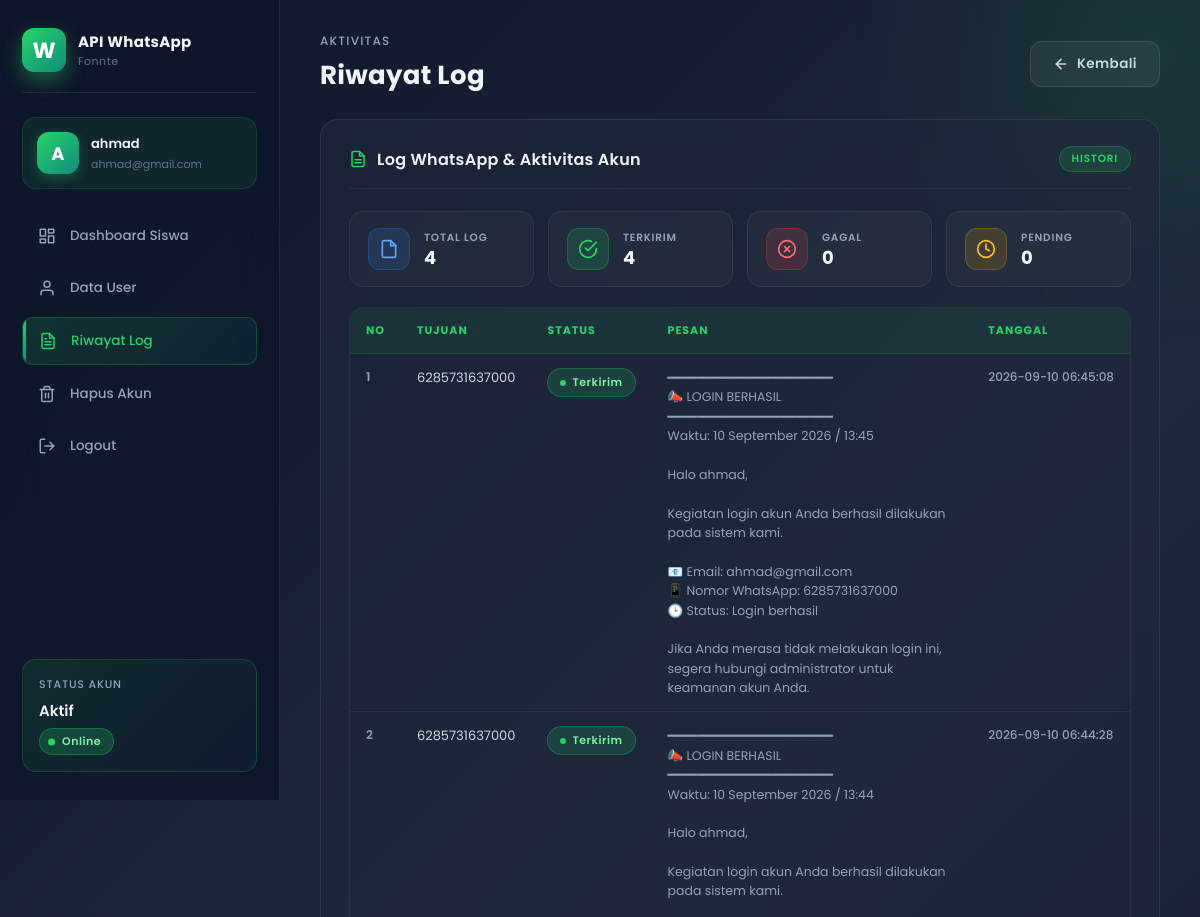
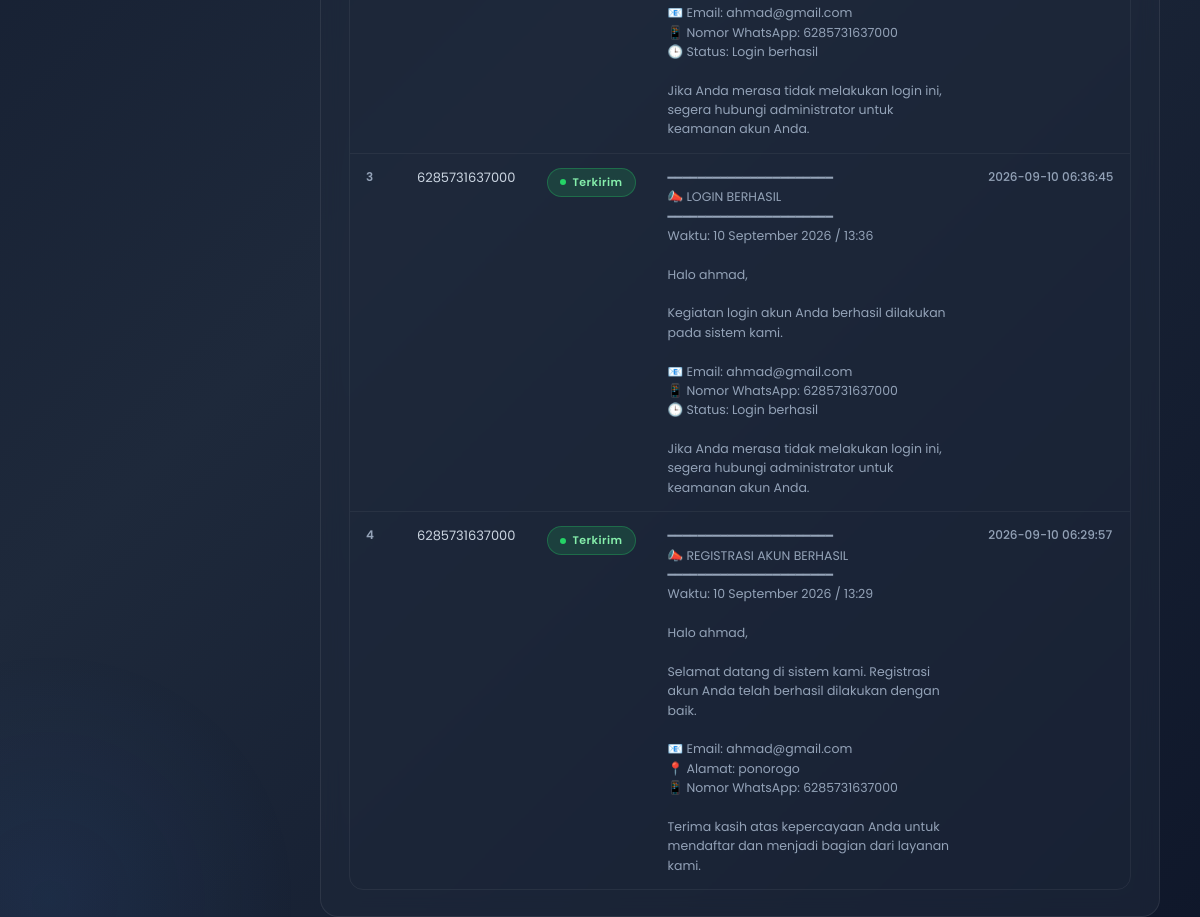
/fonnte3/user-log.php (signed in), run on the app's committed database (2 pictures, top to bottom).
### tables this page shows
CREATE TABLE `users` (
  `id` int(11) NOT NULL,
  `nama` varchar(100) NOT NULL,
  `email` varchar(150) NOT NULL,
  `no_hp` varchar(20) NOT NULL,
  `alamat` text NOT NULL,
  `password` varchar(255) NOT NULL,
  `created_at` timestamp NOT NULL DEFAULT current_timestamp()
);

CREATE TABLE `log_whatsapp` (
  `id` int(11) NOT NULL,
  `user_id` int(11) DEFAULT NULL,
  `no_tujuan` varchar(20) NOT NULL,
  `pesan` text NOT NULL,
  `status` enum('success','failed','pending') NOT NULL DEFAULT 'pending',
  `response` text DEFAULT NULL,
  `created_at` timestamp NOT NULL DEFAULT current_timestamp()
);

### fonnte3/user-log.php (the view, shortened to what this page needs)
<?php
require_once __DIR__ . '/config/database.php';
$stmt = $pdo->prepare('SELECT id, nama, email, no_hp, alamat, created_at FROM users WHERE id = :id');
$stmt->execute(['id' => $_SESSION['user_id']]);
$user = $stmt->fetch();
$logStmt = $pdo->prepare(
    'SELECT id, no_tujuan, pesan, status, response, created_at FROM log_whatsapp WHERE user_id = :user_id ORDER BY created_at DESC'
);
$logStmt->execute(['user_id' => $user['id']]);
$logs = $logStmt->fetchAll();
?>
<!DOCTYPE html>
<html lang="id">
<head>
</head>
<body class="user-body">
<div class="user-shell">
  <aside class="sidebar">
    <div class="brand-wrap">
      <div class="brand-mark">W</div>
      <div>
        <div class="brand-title">API WhatsApp</div>
        <div class="brand-subtitle">Fonnte</div>
      </div>
    </div>
    <div class="profile-mini">
      <div class="avatar"><?= strtoupper(substr($user['nama'], 0, 1)) ?></div>
      <div>
        <strong><?= htmlspecialchars($user['nama']) ?></strong>
        <small><?= htmlspecialchars($user['email']) ?></small>
      </div>
    </div>
    <nav class="sidebar-nav">
      <a href="user-dashboard.php">
        <span>
          <svg viewBox="0 0 24 24" fill="none" stroke="currentColor" stroke-width="2" stroke-linecap="round" stroke-linejoin="round">
            <rect x="3" y="3" width="7" height="9"></rect>
            <rect x="14" y="3" width="7" height="5"></rect>
            <rect x="14" y="12" width="7" height="9"></rect>
            <rect x="3" y="16" width="7" height="5"></rect>
          </svg>
        </span>
        Dashboard Siswa
      </a>
      <a href="user-data.php">
        <span>
          <svg viewBox="0 0 24 24" fill="none" stroke="currentColor" stroke-width="2" stroke-linecap="round" stroke-linejoin="round">
            <path d="M20 21v-2a4 4 0 0 0-4-4H8a4 4 0 0 0-4 4v2"></path>
            <circle cx="12" cy="7" r="4"></circle>
          </svg>
        </span>
        Data User
      </a>
      <a href="user-log.php" class="active">
        <span>
        </span>
        Riwayat Log
      </a>
      <a href="user-delete-account.php">
        <span>
        </span>
        Hapus Akun
      </a>
      <a href="user-logout.php">
        <span>
          <svg viewBox="0 0 24 24" fill="none" stroke="currentColor" stroke-width="2" stroke-linecap="round" stroke-linejoin="round">
            <path d="M9 21H5a2 2 0 0 1-2-2V5a2 2 0 0 1 2-2h4"></path>
            <polyline points="16 17 21 12 16 7"></polyline>
            <line x1="21" y1="12" x2="9" y2="12"></line>
          </svg>
        </span>
        Logout
      </a>
    </nav>
    <div class="sidebar-card">
      <small>Status Akun</small>
      <strong>Aktif</strong>
      <span class="status-pill success">Online</span>
    </div>
  </aside>
  <main class="user-main">
    <header class="topbar">
      <div>
        <p class="eyebrow">Aktivitas</p>
        <h1>Riwayat Log</h1>
      </div>
      <a href="user-dashboard.php" class="modern-btn secondary">
        <svg viewBox="0 0 24 24" fill="none" stroke="currentColor" stroke-linecap="round" stroke-linejoin="round">
          <line x1="19" y1="12" x2="5" y2="12"></line>
          <polyline points="12 19 5 12 12 5"></polyline>
        </svg>
        Kembali
      </a>
    </header>
    <section class="panel">
      <div class="panel-header">
        <h3>
          Log WhatsApp & Aktivitas Akun
        </h3>
        <span class="mini-tag">Histori</span>
      </div>
      <?php if (empty($logs)): ?>
        <div class="alert success">
          <svg viewBox="0 0 24 24" fill="none" stroke="currentColor" stroke-width="2" stroke-linecap="round" stroke-linejoin="round">
            <circle cx="12" cy="12" r="10"></circle>
            <line x1="12" y1="16" x2="12" y2="12"></line>
            <line x1="12" y1="8" x2="12.01" y2="8"></line>
          </svg>
          <strong>Belum ada log aktivitas yang tercatat.</strong>
        </div>
      <?php else: ?>
        <?php
          $totalLog = count($logs);
          $totalSuccess = 0;
          $totalFailed = 0;
          $totalPending = 0;
          foreach ($logs as $l) {
            $s = strtolower($l['status'] ?? 'pending');
            if ($s === 'success') $totalSuccess++;
            elseif ($s === 'failed') $totalFailed++;
            else $totalPending++;
          }
        ?>
        <div class="log-summary">
          <div class="log-stat">
            <div class="log-stat-icon blue">
              <svg viewBox="0 0 24 24" fill="none" stroke="currentColor" stroke-linecap="round" stroke-linejoin="round">
                <path d="M14 2H6a2 2 0 0 0-2 2v16a2 2 0 0 0 2 2h12a2 2 0 0 0 2-2V8z"></path>
                <polyline points="14 2 14 8 20 8"></polyline>
              </svg>
            </div>
            <div class="log-stat-info">
              <small>Total Log</small>
              <strong><?= $totalLog ?></strong>
            </div>
          </div>
          <div class="log-stat">
            <div class="log-stat-icon green">
              <svg viewBox="0 0 24 24" fill="none" stroke="currentColor" stroke-linecap="round" stroke-linejoin="round">
                <path d="M22 11.08V12a10 10 0 1 1-5.93-9.14"></path>
                <polyline points="22 4 12 14.01 9 11.01"></polyline>
              </svg>
            </div>
            <div class="log-stat-info">
              <small>Terkirim</small>
              <strong><?= $totalSuccess ?></strong>
            </div>
          </div>
          <div class="log-stat">
            <div class="log-stat-icon red">
              <svg viewBox="0 0 24 24" fill="none" stroke="currentColor" stroke-linecap="round" stroke-linejoin="round">
                <circle cx="12" cy="12" r="10"></circle>
                <line x1="15" y1="9" x2="9" y2="15"></line>
                <line x1="9" y1="9" x2="15" y2="15"></line>
              </svg>
            </div>
            <div class="log-stat-info">
              <small>Gagal</small>
              <strong><?= $totalFailed ?></strong>
            </div>
          </div>
          <div class="log-stat">
            <div class="log-stat-icon orange">
              <svg viewBox="0 0 24 24" fill="none" stroke="currentColor" stroke-linecap="round" stroke-linejoin="round">
                <circle cx="12" cy="12" r="10"></circle>
                <polyline points="12 6 12 12 16 14"></polyline>
              </svg>
            </div>
            <div class="log-stat-info">
              <small>Pending</small>
              <strong><?= $totalPending ?></strong>
            </div>
          </div>
        </div>
        <div class="table-wrap">
          <table class="data-table">
            <thead>
              <tr>
                <th>No</th>
                <th>Tujuan</th>
                <th>Status</th>
                <th>Pesan</th>
                <th>Tanggal</th>
              </tr>
            </thead>
            <tbody>
              <?php foreach ($logs as $index => $log): ?>
                <tr>
                  <td><?= $index + 1 ?></td>
                  <td><?= htmlspecialchars($log['no_tujuan']) ?></td>
                  <td>
                    <?php
                      $status = strtolower($log['status'] ?? 'pending');
                      $label = $status === 'success' ? 'Terkirim' : ($status === 'failed' ? 'Gagal' : 'Pending');
                      $class = $status === 'success' ? 'success' : ($status === 'failed' ? 'failed' : 'pending');
                    ?>
                    <span class="badge <?= $class ?>"><?= $label ?></span>
                  </td>
                  <td class="msg-cell"><?= nl2br(htmlspecialchars($log['pesan'])) ?></td>
                  <td class="date-cell"><?= htmlspecialchars($log['created_at']) ?></td>
                </tr>
              <?php endforeach; ?>
            </tbody>
          </table>
        </div>
      <?php endif; ?>
    </section>
  </main>
</div>
</body>
</html>

### data on the page
users: nama "A", nama "ahmad", email "ahmad@gmail.com"
log_whatsapp: no_tujuan "6285731637000", status "Terkirim", pesan "━━━━━━━━━━━━━━━━━━━━━━ 📣 LOGIN BERHASIL ━━━━━━━━━━━━━━━━━━━━━━ Waktu: 10 September 2026 / 13:45 Halo ahmad, Kegiatan login akun Anda berhasil dilakukan pada sistem kami. 📧 Email: ahmad@gmail.com 📱 Nomor WhatsApp: 6285731637000 🕒 Status: Login berhasil Jika Anda merasa tidak melakukan login ini, segera hubungi administrator untuk keamanan akun Anda.", created_at "2026-09-10 06:45:08"
log_whatsapp: no_tujuan "6285731637000", status "Terkirim", pesan "━━━━━━━━━━━━━━━━━━━━━━ 📣 LOGIN BERHASIL ━━━━━━━━━━━━━━━━━━━━━━ Waktu: 10 September 2026 / 13:44 Halo ahmad, Kegiatan login akun Anda berhasil dilakukan pada sistem kami. 📧 Email: ahmad@gmail.com 📱 Nomor WhatsApp: 6285731637000 🕒 Status: Login berhasil Jika Anda merasa tidak melakukan login ini, segera hubungi administrator untuk keamanan akun Anda.", created_at "2026-09-10 06:44:28"
log_whatsapp: no_tujuan "6285731637000", status "Terkirim", pesan "━━━━━━━━━━━━━━━━━━━━━━ 📣 LOGIN BERHASIL ━━━━━━━━━━━━━━━━━━━━━━ Waktu: 10 September 2026 / 13:36 Halo ahmad, Kegiatan login akun Anda berhasil dilakukan pada sistem kami. 📧 Email: ahmad@gmail.com 📱 Nomor WhatsApp: 6285731637000 🕒 Status: Login berhasil Jika Anda merasa tidak melakukan login ini, segera hubungi administrator untuk keamanan akun Anda.", created_at "2026-09-10 06:36:45"
log_whatsapp: no_tujuan "6285731637000", status "Terkirim", pesan "━━━━━━━━━━━━━━━━━━━━━━ 📣 REGISTRASI AKUN BERHASIL ━━━━━━━━━━━━━━━━━━━━━━ Waktu: 10 September 2026 / 13:29 Halo ahmad, Selamat datang di sistem kami. Registrasi akun Anda telah berhasil dilakukan dengan baik. 📧 Email: ahmad@gmail.com 📍 Alamat: ponorogo 📱 Nomor WhatsApp: 6285731637000 Terima kasih atas kepercayaan Anda untuk mendaftar dan menjadi bagian dari layanan kami.", created_at "2026-09-10 06:29:57"

### other printed values
$totalLog "4"
$totalSuccess "4"
$totalFailed "0"
$totalPending "0"
